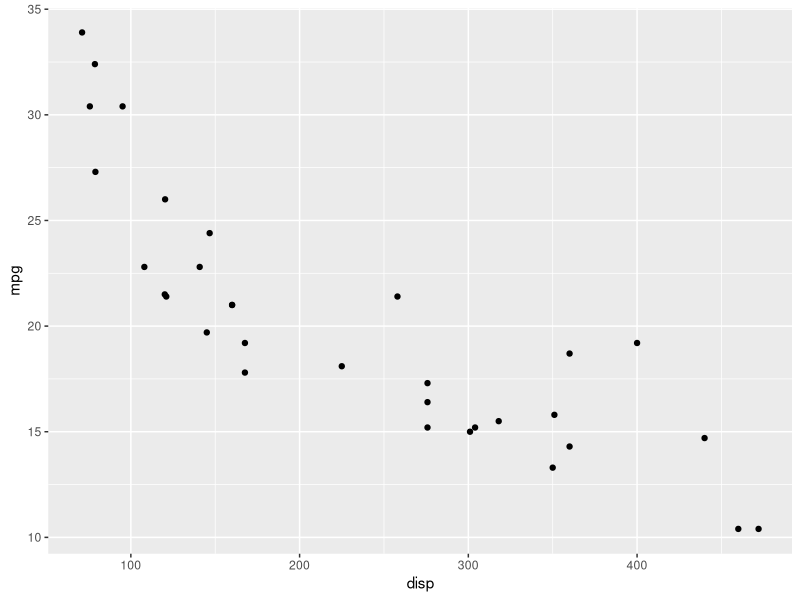
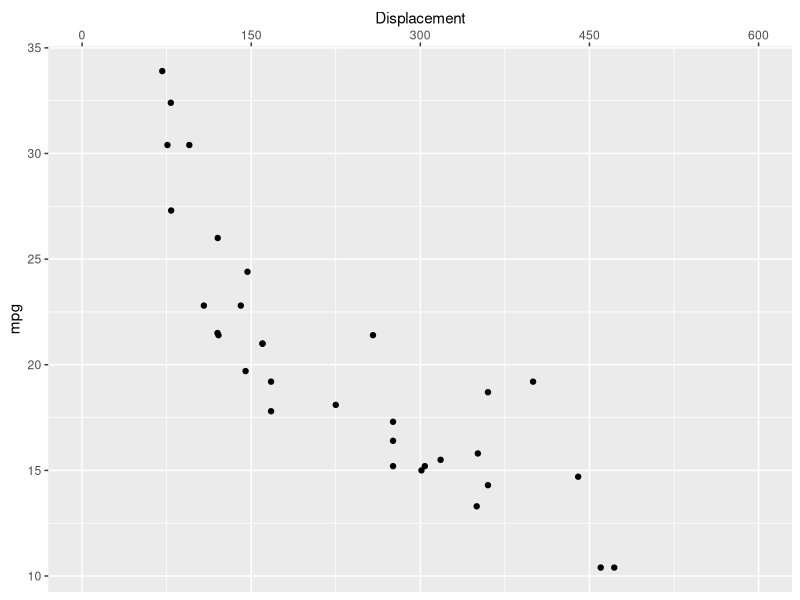
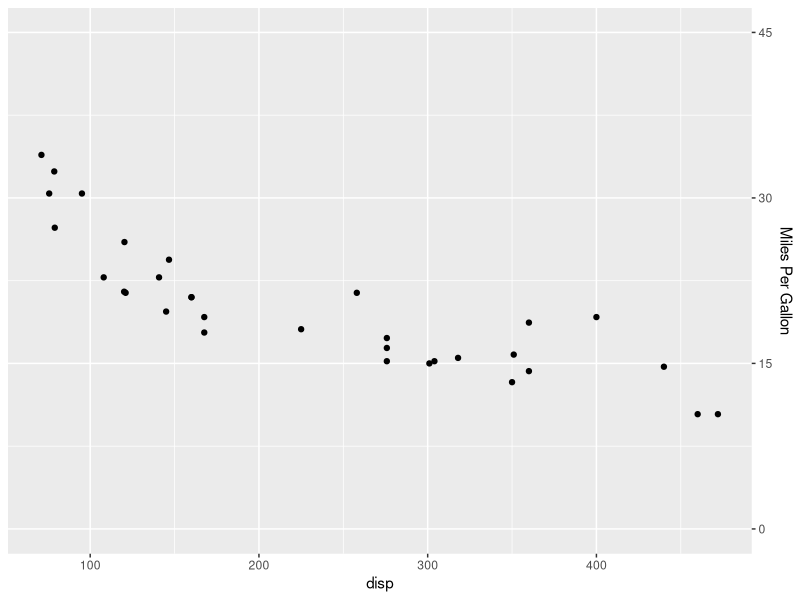
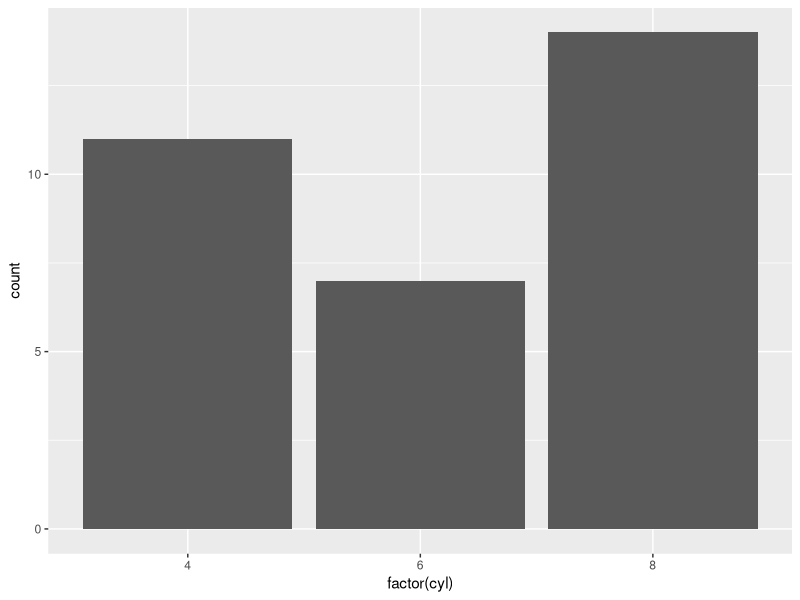
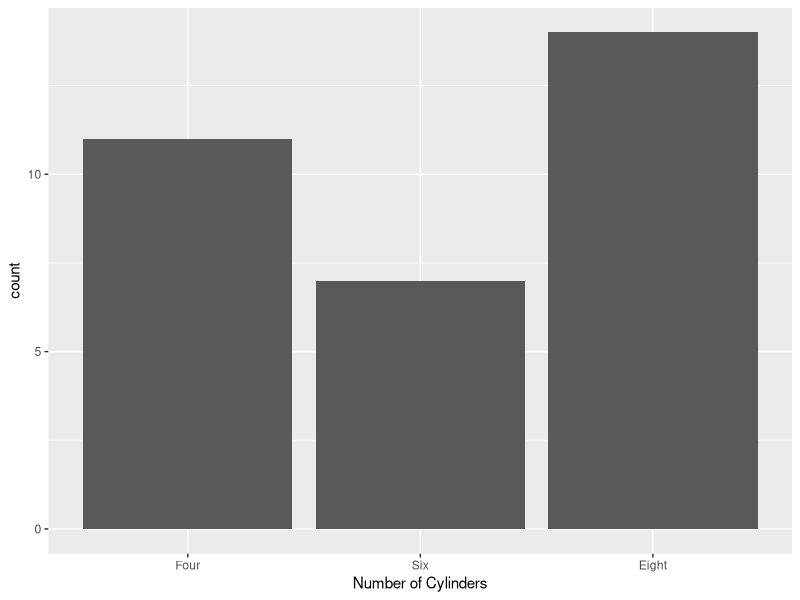

The R script that drew these images, in order:
## ---- chunk 1
library(ggplot2)
library(dplyr)
library(tidyr)
## ---- chunk 2
ggplot(mtcars) +
  geom_point(aes(disp, mpg))
## ---- chunk 3
ggplot(mtcars) +
  geom_point(aes(disp, mpg)) +
  scale_x_continuous(name = "Displacement",
                     limits = c(0, 600),
                     breaks = c(0, 150, 300, 450, 600),
                     labels = c('0', '150', '300', '450', '600'),
                     position = 'top')
## ---- chunk 4
ggplot(mtcars) +
  geom_point(aes(disp, mpg)) +
  scale_y_continuous(name = "Miles Per Gallon",
                     limits = c(0, 45),
                     breaks = c(0, 15, 30, 45),
                     labels = c('0', '15', '30', '45'),
                     position = 'right')
## ---- chunk 5
ggplot(mtcars) +
  geom_bar(aes(factor(cyl)))
## ---- chunk 6
ggplot(mtcars) +
  geom_bar(aes(factor(cyl))) +
  scale_x_discrete(name = "Number of Cylinders",
                   labels = c("4" = "Four", "6" = "Six", "8" = "Eight"),
                   breaks = c("4", "6", "8"),
                   position = "bottom")
